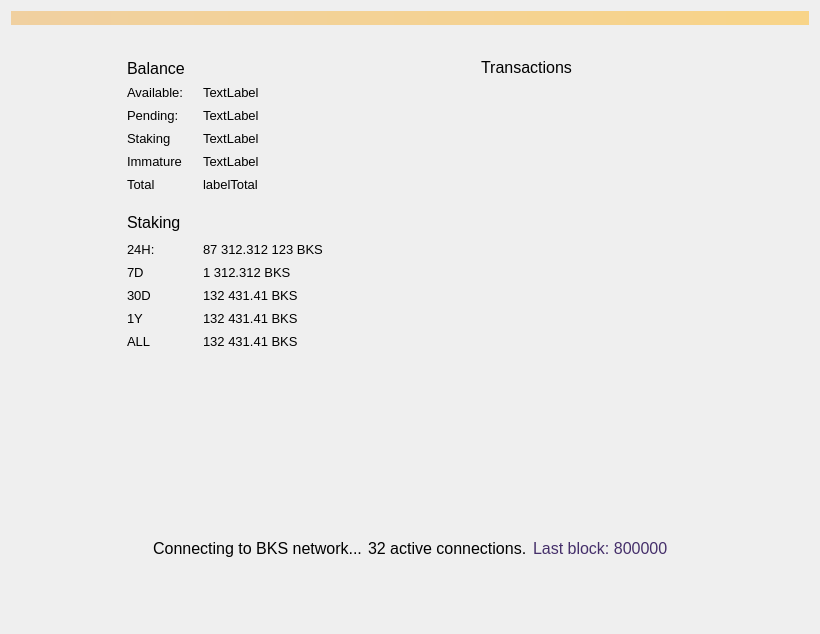
<?xml version="1.0" encoding="UTF-8"?>
<ui version="4.0">
 <class>OverviewPage</class>
 <widget class="QWidget" name="OverviewPage">
  <property name="geometry">
   <rect>
    <x>0</x>
    <y>0</y>
    <width>820</width>
    <height>634</height>
   </rect>
  </property>
  <property name="sizePolicy">
   <sizepolicy hsizetype="MinimumExpanding" vsizetype="MinimumExpanding">
    <horstretch>0</horstretch>
    <verstretch>0</verstretch>
   </sizepolicy>
  </property>
  <property name="maximumSize">
   <size>
    <width>16777215</width>
    <height>16777215</height>
   </size>
  </property>
  <property name="windowTitle">
   <string>Form</string>
  </property>
  <property name="styleSheet">
   <string notr="true"/>
  </property>
  <layout class="QVBoxLayout" name="topLayout">
   <item>
    <widget class="QLabel" name="labelAlerts">
     <property name="visible">
      <bool>false</bool>
     </property>
     <property name="styleSheet">
      <string notr="true">background-color: qlineargradient(x1: 0, y1: 0, x2: 1, y2: 0, stop:0 #F0D0A0, stop:1 #F8D488); color:#000000;</string>
     </property>
     <property name="wordWrap">
      <bool>true</bool>
     </property>
     <property name="margin">
      <number>3</number>
     </property>
    </widget>
   </item>
   <item>
    <spacer name="verticalSpacer">
     <property name="orientation">
      <enum>Qt::Vertical</enum>
     </property>
     <property name="sizeType">
      <enum>QSizePolicy::Fixed</enum>
     </property>
     <property name="sizeHint" stdset="0">
      <size>
       <width>20</width>
       <height>20</height>
      </size>
     </property>
    </spacer>
   </item>
   <item>
    <layout class="QHBoxLayout" name="horizontalLayout_2">
     <property name="sizeConstraint">
      <enum>QLayout::SetMinimumSize</enum>
     </property>
     <item>
      <spacer name="horizontalSpacer">
       <property name="orientation">
        <enum>Qt::Horizontal</enum>
       </property>
       <property name="sizeType">
        <enum>QSizePolicy::Fixed</enum>
       </property>
       <property name="sizeHint" stdset="0">
        <size>
         <width>100</width>
         <height>20</height>
        </size>
       </property>
      </spacer>
     </item>
     <item>
      <layout class="QVBoxLayout" name="verticalLayout_2">
       <property name="sizeConstraint">
        <enum>QLayout::SetNoConstraint</enum>
       </property>
       <property name="leftMargin">
        <number>16</number>
       </property>
       <property name="topMargin">
        <number>7</number>
       </property>
       <property name="rightMargin">
        <number>16</number>
       </property>
       <property name="bottomMargin">
        <number>16</number>
       </property>
       <item>
        <layout class="QHBoxLayout" name="horizontalLayout_3">
         <property name="spacing">
          <number>0</number>
         </property>
         <item>
          <widget class="QLabel" name="label_4">
           <property name="sizePolicy">
            <sizepolicy hsizetype="Minimum" vsizetype="Preferred">
             <horstretch>0</horstretch>
             <verstretch>0</verstretch>
            </sizepolicy>
           </property>
           <property name="font">
            <font>
             <pointsize>-1</pointsize>
            </font>
           </property>
           <property name="styleSheet">
            <string notr="true">color: #000000; text-transform: uppercase; font-size: 16px</string>
           </property>
           <property name="text">
            <string>Balance</string>
           </property>
          </widget>
         </item>
         <item>
          <spacer name="horizontalSpacer_11">
           <property name="orientation">
            <enum>Qt::Horizontal</enum>
           </property>
           <property name="sizeType">
            <enum>QSizePolicy::Maximum</enum>
           </property>
           <property name="sizeHint" stdset="0">
            <size>
             <width>10</width>
             <height>20</height>
            </size>
           </property>
          </spacer>
         </item>
         <item>
          <widget class="QPushButton" name="labelWalletStatus">
           <property name="maximumSize">
            <size>
             <width>22</width>
             <height>22</height>
            </size>
           </property>
           <property name="baseSize">
            <size>
             <width>22</width>
             <height>22</height>
            </size>
           </property>
           <property name="styleSheet">
            <string notr="true">border: 0</string>
           </property>
           <property name="text">
            <string/>
           </property>
           <property name="flat">
            <bool>true</bool>
           </property>
          </widget>
         </item>
         <item>
          <spacer name="horizontalSpacer_10">
           <property name="orientation">
            <enum>Qt::Horizontal</enum>
           </property>
           <property name="sizeHint" stdset="0">
            <size>
             <width>40</width>
             <height>20</height>
            </size>
           </property>
          </spacer>
         </item>
        </layout>
       </item>
       <item>
        <layout class="QHBoxLayout" name="horizontalLayout_4">
         <item>
          <layout class="QFormLayout" name="formLayout">
           <property name="sizeConstraint">
            <enum>QLayout::SetNoConstraint</enum>
           </property>
           <property name="labelAlignment">
            <set>Qt::AlignLeading|Qt::AlignLeft|Qt::AlignVCenter</set>
           </property>
           <property name="verticalSpacing">
            <number>-1</number>
           </property>
           <item row="0" column="0">
            <widget class="QLabel" name="label_5">
             <property name="sizePolicy">
              <sizepolicy hsizetype="Minimum" vsizetype="Preferred">
               <horstretch>0</horstretch>
               <verstretch>0</verstretch>
              </sizepolicy>
             </property>
             <property name="minimumSize">
              <size>
               <width>70</width>
               <height>17</height>
              </size>
             </property>
             <property name="maximumSize">
              <size>
               <width>70</width>
               <height>17</height>
              </size>
             </property>
             <property name="font">
              <font>
               <pointsize>10</pointsize>
               <weight>50</weight>
               <bold>false</bold>
               <stylestrategy>PreferAntialias</stylestrategy>
              </font>
             </property>
             <property name="styleSheet">
              <string notr="true">color: #000000</string>
             </property>
             <property name="text">
              <string>Available:</string>
             </property>
             <property name="alignment">
              <set>Qt::AlignLeading|Qt::AlignLeft|Qt::AlignVCenter</set>
             </property>
            </widget>
           </item>
           <item row="0" column="1">
            <widget class="QLabel" name="labelBalance">
             <property name="font">
              <font>
               <pointsize>10</pointsize>
               <weight>50</weight>
               <bold>false</bold>
               <stylestrategy>PreferAntialias</stylestrategy>
              </font>
             </property>
             <property name="styleSheet">
              <string notr="true">color: #000000</string>
             </property>
             <property name="text">
              <string>TextLabel</string>
             </property>
             <property name="alignment">
              <set>Qt::AlignLeading|Qt::AlignLeft|Qt::AlignVCenter</set>
             </property>
            </widget>
           </item>
           <item row="1" column="0">
            <widget class="QLabel" name="label_7">
             <property name="sizePolicy">
              <sizepolicy hsizetype="Minimum" vsizetype="Preferred">
               <horstretch>0</horstretch>
               <verstretch>0</verstretch>
              </sizepolicy>
             </property>
             <property name="minimumSize">
              <size>
               <width>70</width>
               <height>17</height>
              </size>
             </property>
             <property name="maximumSize">
              <size>
               <width>70</width>
               <height>17</height>
              </size>
             </property>
             <property name="font">
              <font>
               <pointsize>10</pointsize>
               <weight>50</weight>
               <bold>false</bold>
               <stylestrategy>PreferAntialias</stylestrategy>
              </font>
             </property>
             <property name="styleSheet">
              <string notr="true">color: #000000</string>
             </property>
             <property name="text">
              <string>Pending:</string>
             </property>
             <property name="alignment">
              <set>Qt::AlignLeading|Qt::AlignLeft|Qt::AlignVCenter</set>
             </property>
            </widget>
           </item>
           <item row="1" column="1">
            <widget class="QLabel" name="labelUnconfirmed">
             <property name="font">
              <font>
               <pointsize>10</pointsize>
               <weight>50</weight>
               <bold>false</bold>
               <stylestrategy>PreferAntialias</stylestrategy>
              </font>
             </property>
             <property name="styleSheet">
              <string notr="true">color: #000000</string>
             </property>
             <property name="text">
              <string>TextLabel</string>
             </property>
             <property name="alignment">
              <set>Qt::AlignLeading|Qt::AlignLeft|Qt::AlignVCenter</set>
             </property>
            </widget>
           </item>
           <item row="3" column="0">
            <widget class="QLabel" name="labelImmatureText">
             <property name="sizePolicy">
              <sizepolicy hsizetype="Minimum" vsizetype="Preferred">
               <horstretch>0</horstretch>
               <verstretch>0</verstretch>
              </sizepolicy>
             </property>
             <property name="minimumSize">
              <size>
               <width>70</width>
               <height>17</height>
              </size>
             </property>
             <property name="maximumSize">
              <size>
               <width>70</width>
               <height>17</height>
              </size>
             </property>
             <property name="font">
              <font>
               <pointsize>10</pointsize>
               <weight>50</weight>
               <bold>false</bold>
               <stylestrategy>PreferAntialias</stylestrategy>
              </font>
             </property>
             <property name="styleSheet">
              <string notr="true">color: #000000</string>
             </property>
             <property name="text">
              <string>Immature</string>
             </property>
             <property name="alignment">
              <set>Qt::AlignLeading|Qt::AlignLeft|Qt::AlignVCenter</set>
             </property>
            </widget>
           </item>
           <item row="3" column="1">
            <widget class="QLabel" name="labelImmature">
             <property name="font">
              <font>
               <pointsize>10</pointsize>
               <weight>50</weight>
               <bold>false</bold>
               <stylestrategy>PreferAntialias</stylestrategy>
              </font>
             </property>
             <property name="styleSheet">
              <string notr="true">color: #000000</string>
             </property>
             <property name="text">
              <string>TextLabel</string>
             </property>
             <property name="alignment">
              <set>Qt::AlignLeading|Qt::AlignLeft|Qt::AlignVCenter</set>
             </property>
            </widget>
           </item>
           <item row="4" column="0">
            <widget class="QLabel" name="label_8">
             <property name="sizePolicy">
              <sizepolicy hsizetype="Minimum" vsizetype="Preferred">
               <horstretch>0</horstretch>
               <verstretch>0</verstretch>
              </sizepolicy>
             </property>
             <property name="minimumSize">
              <size>
               <width>70</width>
               <height>17</height>
              </size>
             </property>
             <property name="maximumSize">
              <size>
               <width>70</width>
               <height>17</height>
              </size>
             </property>
             <property name="font">
              <font>
               <pointsize>10</pointsize>
               <weight>50</weight>
               <bold>false</bold>
               <stylestrategy>PreferAntialias</stylestrategy>
              </font>
             </property>
             <property name="styleSheet">
              <string notr="true">color: #000000</string>
             </property>
             <property name="text">
              <string>Total</string>
             </property>
             <property name="alignment">
              <set>Qt::AlignLeading|Qt::AlignLeft|Qt::AlignVCenter</set>
             </property>
            </widget>
           </item>
           <item row="4" column="1">
            <widget class="QLabel" name="labelTotal">
             <property name="font">
              <font>
               <pointsize>10</pointsize>
               <weight>50</weight>
               <bold>false</bold>
               <stylestrategy>PreferAntialias</stylestrategy>
              </font>
             </property>
             <property name="styleSheet">
              <string notr="true">color: #000000</string>
             </property>
             <property name="text">
              <string>labelTotal</string>
             </property>
             <property name="alignment">
              <set>Qt::AlignLeading|Qt::AlignLeft|Qt::AlignVCenter</set>
             </property>
            </widget>
           </item>
           <item row="2" column="1">
            <widget class="QLabel" name="labelStaking">
             <property name="font">
              <font>
               <pointsize>10</pointsize>
               <weight>50</weight>
               <bold>false</bold>
               <stylestrategy>PreferAntialias</stylestrategy>
              </font>
             </property>
             <property name="styleSheet">
              <string notr="true">color: #000000</string>
             </property>
             <property name="text">
              <string>TextLabel</string>
             </property>
             <property name="alignment">
              <set>Qt::AlignLeading|Qt::AlignLeft|Qt::AlignVCenter</set>
             </property>
            </widget>
           </item>
           <item row="2" column="0">
            <widget class="QLabel" name="labelStakingText">
             <property name="sizePolicy">
              <sizepolicy hsizetype="Minimum" vsizetype="Preferred">
               <horstretch>0</horstretch>
               <verstretch>0</verstretch>
              </sizepolicy>
             </property>
             <property name="minimumSize">
              <size>
               <width>70</width>
               <height>17</height>
              </size>
             </property>
             <property name="maximumSize">
              <size>
               <width>70</width>
               <height>17</height>
              </size>
             </property>
             <property name="font">
              <font>
               <pointsize>10</pointsize>
               <weight>50</weight>
               <bold>false</bold>
               <stylestrategy>PreferAntialias</stylestrategy>
              </font>
             </property>
             <property name="styleSheet">
              <string notr="true">color: #000000</string>
             </property>
             <property name="text">
              <string>Staking</string>
             </property>
             <property name="alignment">
              <set>Qt::AlignLeading|Qt::AlignLeft|Qt::AlignVCenter</set>
             </property>
            </widget>
           </item>
          </layout>
         </item>
         <item>
          <spacer name="horizontalSpacer_4">
           <property name="orientation">
            <enum>Qt::Horizontal</enum>
           </property>
           <property name="sizeHint" stdset="0">
            <size>
             <width>40</width>
             <height>20</height>
            </size>
           </property>
          </spacer>
         </item>
        </layout>
       </item>
       <item>
        <spacer name="verticalSpacer_5">
         <property name="orientation">
          <enum>Qt::Vertical</enum>
         </property>
         <property name="sizeType">
          <enum>QSizePolicy::Maximum</enum>
         </property>
         <property name="sizeHint" stdset="0">
          <size>
           <width>20</width>
           <height>10</height>
          </size>
         </property>
        </spacer>
       </item>
       <item>
        <layout class="QHBoxLayout" name="horizontalLayout_7">
         <property name="spacing">
          <number>0</number>
         </property>
         <item>
          <widget class="QLabel" name="label_11">
           <property name="font">
            <font>
             <pointsize>-1</pointsize>
            </font>
           </property>
           <property name="styleSheet">
            <string notr="true">color: #000000; text-transform: uppercase; font-size: 16px</string>
           </property>
           <property name="text">
            <string>Staking</string>
           </property>
           <property name="alignment">
            <set>Qt::AlignLeading|Qt::AlignLeft|Qt::AlignVCenter</set>
           </property>
          </widget>
         </item>
         <item>
          <spacer name="horizontalSpacer_8">
           <property name="orientation">
            <enum>Qt::Horizontal</enum>
           </property>
           <property name="sizeType">
            <enum>QSizePolicy::Maximum</enum>
           </property>
           <property name="sizeHint" stdset="0">
            <size>
             <width>10</width>
             <height>20</height>
            </size>
           </property>
          </spacer>
         </item>
         <item>
          <widget class="QPushButton" name="unlockStakingButton">
           <property name="minimumSize">
            <size>
             <width>26</width>
             <height>26</height>
            </size>
           </property>
           <property name="maximumSize">
            <size>
             <width>26</width>
             <height>26</height>
            </size>
           </property>
           <property name="styleSheet">
            <string notr="true">border: 0</string>
           </property>
           <property name="text">
            <string/>
           </property>
          </widget>
         </item>
         <item>
          <spacer name="horizontalSpacer_9">
           <property name="orientation">
            <enum>Qt::Horizontal</enum>
           </property>
           <property name="sizeHint" stdset="0">
            <size>
             <width>40</width>
             <height>20</height>
            </size>
           </property>
          </spacer>
         </item>
        </layout>
       </item>
       <item>
        <layout class="QHBoxLayout" name="horizontalLayout_6">
         <item>
          <layout class="QFormLayout" name="formLayout_2">
           <property name="labelAlignment">
            <set>Qt::AlignLeading|Qt::AlignLeft|Qt::AlignVCenter</set>
           </property>
           <item row="1" column="0">
            <widget class="QLabel" name="label_10">
             <property name="sizePolicy">
              <sizepolicy hsizetype="Minimum" vsizetype="Preferred">
               <horstretch>0</horstretch>
               <verstretch>0</verstretch>
              </sizepolicy>
             </property>
             <property name="minimumSize">
              <size>
               <width>70</width>
               <height>17</height>
              </size>
             </property>
             <property name="maximumSize">
              <size>
               <width>70</width>
               <height>17</height>
              </size>
             </property>
             <property name="font">
              <font>
               <pointsize>10</pointsize>
               <weight>50</weight>
               <bold>false</bold>
               <stylestrategy>PreferAntialias</stylestrategy>
              </font>
             </property>
             <property name="styleSheet">
              <string notr="true">color: #000000</string>
             </property>
             <property name="text">
              <string>24H:</string>
             </property>
             <property name="alignment">
              <set>Qt::AlignLeading|Qt::AlignLeft|Qt::AlignVCenter</set>
             </property>
            </widget>
           </item>
           <item row="1" column="1">
            <widget class="QLabel" name="label24hStakingStats">
             <property name="font">
              <font>
               <pointsize>10</pointsize>
               <weight>50</weight>
               <bold>false</bold>
               <stylestrategy>PreferAntialias</stylestrategy>
               <kerning>false</kerning>
              </font>
             </property>
             <property name="styleSheet">
              <string notr="true">color: #000000</string>
             </property>
             <property name="text">
              <string>87 312.312 123 BKS</string>
             </property>
             <property name="alignment">
              <set>Qt::AlignLeading|Qt::AlignLeft|Qt::AlignVCenter</set>
             </property>
            </widget>
           </item>
           <item row="2" column="0">
            <widget class="QLabel" name="label_13">
             <property name="sizePolicy">
              <sizepolicy hsizetype="Minimum" vsizetype="Preferred">
               <horstretch>0</horstretch>
               <verstretch>0</verstretch>
              </sizepolicy>
             </property>
             <property name="minimumSize">
              <size>
               <width>70</width>
               <height>17</height>
              </size>
             </property>
             <property name="maximumSize">
              <size>
               <width>70</width>
               <height>17</height>
              </size>
             </property>
             <property name="font">
              <font>
               <pointsize>10</pointsize>
               <weight>50</weight>
               <bold>false</bold>
               <stylestrategy>PreferAntialias</stylestrategy>
               <kerning>false</kerning>
              </font>
             </property>
             <property name="styleSheet">
              <string notr="true">color: #000000</string>
             </property>
             <property name="text">
              <string>7D</string>
             </property>
             <property name="alignment">
              <set>Qt::AlignLeading|Qt::AlignLeft|Qt::AlignVCenter</set>
             </property>
            </widget>
           </item>
           <item row="2" column="1">
            <widget class="QLabel" name="label7dStakingStats">
             <property name="font">
              <font>
               <pointsize>10</pointsize>
               <weight>50</weight>
               <bold>false</bold>
               <stylestrategy>PreferAntialias</stylestrategy>
               <kerning>false</kerning>
              </font>
             </property>
             <property name="styleSheet">
              <string notr="true">color: #000000</string>
             </property>
             <property name="text">
              <string>1 312.312 BKS</string>
             </property>
             <property name="alignment">
              <set>Qt::AlignLeading|Qt::AlignLeft|Qt::AlignVCenter</set>
             </property>
            </widget>
           </item>
           <item row="3" column="1">
            <widget class="QLabel" name="label30dStakingStats">
             <property name="font">
              <font>
               <pointsize>10</pointsize>
               <weight>50</weight>
               <bold>false</bold>
               <stylestrategy>PreferAntialias</stylestrategy>
               <kerning>false</kerning>
              </font>
             </property>
             <property name="styleSheet">
              <string notr="true">color: #000000</string>
             </property>
             <property name="text">
              <string>132 431.41 BKS</string>
             </property>
             <property name="alignment">
              <set>Qt::AlignLeading|Qt::AlignLeft|Qt::AlignVCenter</set>
             </property>
            </widget>
           </item>
           <item row="3" column="0">
            <widget class="QLabel" name="label_14">
             <property name="sizePolicy">
              <sizepolicy hsizetype="Minimum" vsizetype="Preferred">
               <horstretch>0</horstretch>
               <verstretch>0</verstretch>
              </sizepolicy>
             </property>
             <property name="minimumSize">
              <size>
               <width>70</width>
               <height>17</height>
              </size>
             </property>
             <property name="maximumSize">
              <size>
               <width>70</width>
               <height>17</height>
              </size>
             </property>
             <property name="font">
              <font>
               <pointsize>10</pointsize>
               <weight>50</weight>
               <bold>false</bold>
               <stylestrategy>PreferAntialias</stylestrategy>
               <kerning>false</kerning>
              </font>
             </property>
             <property name="styleSheet">
              <string notr="true">color: #000000</string>
             </property>
             <property name="text">
              <string>30D</string>
             </property>
             <property name="alignment">
              <set>Qt::AlignLeading|Qt::AlignLeft|Qt::AlignVCenter</set>
             </property>
            </widget>
           </item>
           <item row="4" column="0">
            <widget class="QLabel" name="label_15">
             <property name="sizePolicy">
              <sizepolicy hsizetype="Minimum" vsizetype="Preferred">
               <horstretch>0</horstretch>
               <verstretch>0</verstretch>
              </sizepolicy>
             </property>
             <property name="minimumSize">
              <size>
               <width>70</width>
               <height>17</height>
              </size>
             </property>
             <property name="maximumSize">
              <size>
               <width>70</width>
               <height>17</height>
              </size>
             </property>
             <property name="font">
              <font>
               <pointsize>10</pointsize>
               <weight>50</weight>
               <bold>false</bold>
               <stylestrategy>PreferAntialias</stylestrategy>
               <kerning>false</kerning>
              </font>
             </property>
             <property name="styleSheet">
              <string notr="true">color: #000000</string>
             </property>
             <property name="text">
              <string>1Y</string>
             </property>
             <property name="alignment">
              <set>Qt::AlignLeading|Qt::AlignLeft|Qt::AlignVCenter</set>
             </property>
            </widget>
           </item>
           <item row="4" column="1">
            <widget class="QLabel" name="label1yStakingStats">
             <property name="font">
              <font>
               <pointsize>10</pointsize>
               <weight>50</weight>
               <bold>false</bold>
               <stylestrategy>PreferAntialias</stylestrategy>
               <kerning>false</kerning>
              </font>
             </property>
             <property name="styleSheet">
              <string notr="true">color: #000000</string>
             </property>
             <property name="text">
              <string>132 431.41 BKS</string>
             </property>
             <property name="alignment">
              <set>Qt::AlignLeading|Qt::AlignLeft|Qt::AlignVCenter</set>
             </property>
            </widget>
           </item>
           <item row="5" column="0">
            <widget class="QLabel" name="label_16">
             <property name="sizePolicy">
              <sizepolicy hsizetype="Minimum" vsizetype="Preferred">
               <horstretch>0</horstretch>
               <verstretch>0</verstretch>
              </sizepolicy>
             </property>
             <property name="minimumSize">
              <size>
               <width>70</width>
               <height>17</height>
              </size>
             </property>
             <property name="maximumSize">
              <size>
               <width>70</width>
               <height>17</height>
              </size>
             </property>
             <property name="font">
              <font>
               <pointsize>10</pointsize>
               <weight>50</weight>
               <bold>false</bold>
               <stylestrategy>PreferAntialias</stylestrategy>
               <kerning>false</kerning>
              </font>
             </property>
             <property name="styleSheet">
              <string notr="true">color: #000000</string>
             </property>
             <property name="text">
              <string>ALL</string>
             </property>
             <property name="alignment">
              <set>Qt::AlignLeading|Qt::AlignLeft|Qt::AlignVCenter</set>
             </property>
            </widget>
           </item>
           <item row="5" column="1">
            <widget class="QLabel" name="labelallStakingStats">
             <property name="font">
              <font>
               <pointsize>10</pointsize>
               <weight>50</weight>
               <bold>false</bold>
               <stylestrategy>PreferAntialias</stylestrategy>
               <kerning>false</kerning>
              </font>
             </property>
             <property name="styleSheet">
              <string notr="true">color: #000000</string>
             </property>
             <property name="text">
              <string>132 431.41 BKS</string>
             </property>
             <property name="alignment">
              <set>Qt::AlignLeading|Qt::AlignLeft|Qt::AlignVCenter</set>
             </property>
            </widget>
           </item>
          </layout>
         </item>
         <item>
          <spacer name="horizontalSpacer_7">
           <property name="orientation">
            <enum>Qt::Horizontal</enum>
           </property>
           <property name="sizeHint" stdset="0">
            <size>
             <width>40</width>
             <height>20</height>
            </size>
           </property>
          </spacer>
         </item>
        </layout>
       </item>
       <item>
        <widget class="QLabel" name="stakingStatusLabel">
         <property name="sizePolicy">
          <sizepolicy hsizetype="Expanding" vsizetype="Preferred">
           <horstretch>0</horstretch>
           <verstretch>0</verstretch>
          </sizepolicy>
         </property>
         <property name="minimumSize">
          <size>
           <width>235</width>
           <height>0</height>
          </size>
         </property>
         <property name="maximumSize">
          <size>
           <width>235</width>
           <height>16777215</height>
          </size>
         </property>
         <property name="styleSheet">
          <string notr="true">color: #000000;  font-size: 13px; margin-top:6px</string>
         </property>
         <property name="text">
          <string/>
         </property>
         <property name="wordWrap">
          <bool>true</bool>
         </property>
        </widget>
       </item>
       <item>
        <widget class="QLabel" name="votingStatusLabel">
         <property name="sizePolicy">
          <sizepolicy hsizetype="Expanding" vsizetype="Preferred">
           <horstretch>0</horstretch>
           <verstretch>0</verstretch>
          </sizepolicy>
         </property>
         <property name="minimumSize">
          <size>
           <width>235</width>
           <height>0</height>
          </size>
         </property>
         <property name="maximumSize">
          <size>
           <width>235</width>
           <height>16777215</height>
          </size>
         </property>
         <property name="styleSheet">
          <string notr="true">color: #000000;  font-size: 13px; margin-top:6px</string>
         </property>
         <property name="text">
          <string/>
         </property>
         <property name="wordWrap">
          <bool>true</bool>
         </property>
        </widget>
       </item>
       <item>
        <spacer name="verticalSpacer_4">
         <property name="orientation">
          <enum>Qt::Vertical</enum>
         </property>
         <property name="sizeHint" stdset="0">
          <size>
           <width>20</width>
           <height>40</height>
          </size>
         </property>
        </spacer>
       </item>
      </layout>
     </item>
     <item>
      <spacer name="horizontalSpacer_2">
       <property name="orientation">
        <enum>Qt::Horizontal</enum>
       </property>
       <property name="sizeType">
        <enum>QSizePolicy::Fixed</enum>
       </property>
       <property name="sizeHint" stdset="0">
        <size>
         <width>80</width>
         <height>20</height>
        </size>
       </property>
      </spacer>
     </item>
     <item>
      <layout class="QVBoxLayout" name="verticalLayout_3">
       <property name="leftMargin">
        <number>16</number>
       </property>
       <property name="topMargin">
        <number>7</number>
       </property>
       <property name="rightMargin">
        <number>16</number>
       </property>
       <property name="bottomMargin">
        <number>16</number>
       </property>
       <item>
        <layout class="QVBoxLayout" name="verticalLayout_4">
         <item>
          <layout class="QHBoxLayout" name="horizontalLayout_5">
           <item>
            <widget class="QLabel" name="label_12">
             <property name="sizePolicy">
              <sizepolicy hsizetype="Preferred" vsizetype="Maximum">
               <horstretch>0</horstretch>
               <verstretch>0</verstretch>
              </sizepolicy>
             </property>
             <property name="maximumSize">
              <size>
               <width>16777215</width>
               <height>19</height>
              </size>
             </property>
             <property name="font">
              <font>
               <pointsize>-1</pointsize>
              </font>
             </property>
             <property name="styleSheet">
              <string notr="true">color: #000000; text-transform: uppercase; font-size: 16px;</string>
             </property>
             <property name="text">
              <string>Transactions</string>
             </property>
            </widget>
           </item>
           <item>
            <spacer name="horizontalSpacer_12">
             <property name="orientation">
              <enum>Qt::Horizontal</enum>
             </property>
             <property name="sizeHint" stdset="0">
              <size>
               <width>40</width>
               <height>20</height>
              </size>
             </property>
            </spacer>
           </item>
          </layout>
         </item>
         <item>
          <spacer name="verticalSpacer_6">
           <property name="orientation">
            <enum>Qt::Vertical</enum>
           </property>
           <property name="sizeType">
            <enum>QSizePolicy::Maximum</enum>
           </property>
           <property name="sizeHint" stdset="0">
            <size>
             <width>20</width>
             <height>4</height>
            </size>
           </property>
          </spacer>
         </item>
         <item>
          <widget class="ListView" name="listTransactions" native="true">
           <property name="styleSheet">
            <string notr="true">background: transparent;border:0</string>
           </property>
          </widget>
         </item>
        </layout>
       </item>
      </layout>
     </item>
     <item>
      <spacer name="horizontalSpacer_3">
       <property name="orientation">
        <enum>Qt::Horizontal</enum>
       </property>
       <property name="sizeType">
        <enum>QSizePolicy::Fixed</enum>
       </property>
       <property name="sizeHint" stdset="0">
        <size>
         <width>100</width>
         <height>20</height>
        </size>
       </property>
      </spacer>
     </item>
    </layout>
   </item>
   <item>
    <layout class="QHBoxLayout" name="horizontalLayout">
     <property name="sizeConstraint">
      <enum>QLayout::SetMinimumSize</enum>
     </property>
     <item>
      <spacer name="horizontalSpacer_5">
       <property name="orientation">
        <enum>Qt::Horizontal</enum>
       </property>
       <property name="sizeHint" stdset="0">
        <size>
         <width>40</width>
         <height>20</height>
        </size>
       </property>
      </spacer>
     </item>
     <item>
      <widget class="QLabel" name="statusTitle">
       <property name="sizePolicy">
        <sizepolicy hsizetype="Minimum" vsizetype="Preferred">
         <horstretch>0</horstretch>
         <verstretch>0</verstretch>
        </sizepolicy>
       </property>
       <property name="minimumSize">
        <size>
         <width>0</width>
         <height>60</height>
        </size>
       </property>
       <property name="font">
        <font>
         <pointsize>12</pointsize>
        </font>
       </property>
       <property name="styleSheet">
        <string notr="true">color: #000000</string>
       </property>
       <property name="text">
        <string>Connecting to BKS network...</string>
       </property>
       <property name="alignment">
        <set>Qt::AlignCenter</set>
       </property>
      </widget>
     </item>
     <item>
      <widget class="QLabel" name="statusTitleConnections">
       <property name="sizePolicy">
        <sizepolicy hsizetype="Minimum" vsizetype="Preferred">
         <horstretch>0</horstretch>
         <verstretch>0</verstretch>
        </sizepolicy>
       </property>
       <property name="font">
        <font>
         <pointsize>12</pointsize>
        </font>
       </property>
       <property name="visible">
        <bool>false</bool>
       </property>
       <property name="styleSheet">
        <string notr="true">color: #000000</string>
       </property>
       <property name="text">
        <string>32 active connections.</string>
       </property>
      </widget>
     </item>
     <item>
      <widget class="QLabel" name="statusTitleBlocks">
       <property name="sizePolicy">
        <sizepolicy hsizetype="Minimum" vsizetype="Preferred">
         <horstretch>0</horstretch>
         <verstretch>0</verstretch>
        </sizepolicy>
       </property>
       <property name="font">
        <font>
         <pointsize>12</pointsize>
        </font>
       </property>
       <property name="visible">
        <bool>false</bool>
       </property>
       <property name="styleSheet">
        <string notr="true">color: #452f6a</string>
       </property>
       <property name="text">
        <string>Last block: 800000</string>
       </property>
      </widget>
     </item>
     <item>
      <spacer name="horizontalSpacer_6">
       <property name="orientation">
        <enum>Qt::Horizontal</enum>
       </property>
       <property name="sizeHint" stdset="0">
        <size>
         <width>40</width>
         <height>20</height>
        </size>
       </property>
      </spacer>
     </item>
    </layout>
   </item>
   <item>
    <spacer name="verticalSpacer_3">
     <property name="orientation">
      <enum>Qt::Vertical</enum>
     </property>
     <property name="sizeType">
      <enum>QSizePolicy::Fixed</enum>
     </property>
     <property name="sizeHint" stdset="0">
      <size>
       <width>20</width>
       <height>45</height>
      </size>
     </property>
    </spacer>
   </item>
  </layout>
 </widget>
 <customwidgets>
  <customwidget>
   <class>ListView</class>
   <extends>QWidget</extends>
   <header>listview.h</header>
  </customwidget>
 </customwidgets>
 <resources/>
 <connections/>
</ui>
